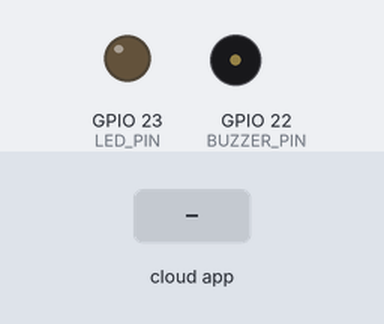
Bench run of a sketch on a simulated ESP32. Shown: output pins drawn as LEDs (lit = HIGH), buzzer (waves = sounding, pin HIGH). Inputs (shaded band) come from the test bench. The RemoteXY app is connected.

Above: at 1.2 s.
1.3 s: the phone or cloud app sets pushSwitch_01 to 1
At 1.9 s:
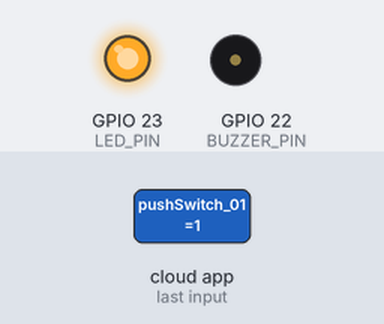
2.8 s: the phone or cloud app sets button_01 to 1
At 3.1 s:
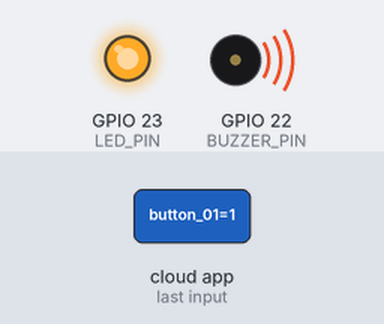
4.3 s: the phone or cloud app sets pushSwitch_01 to 0
At 5.4 s:
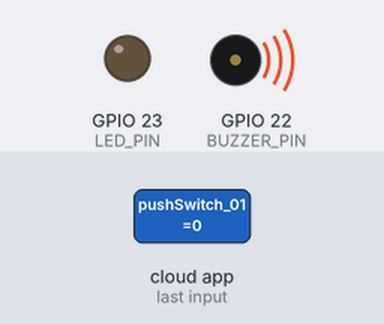
5.8 s: the phone or cloud app sets button_01 to 0
At 6.5 s:
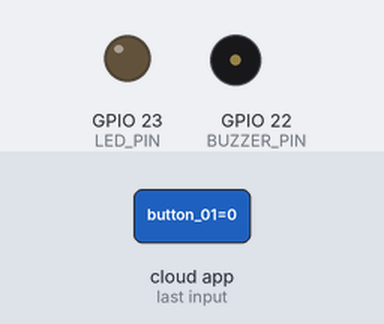
Timing chart, 0 to 8.3 s (numbered marks = the images above; inputs shaded):
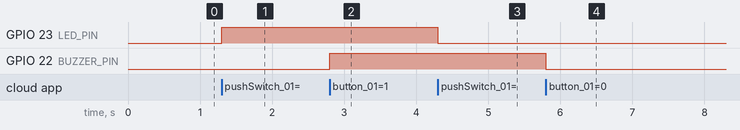

The sketch:

S2_Code_class5_PT6.ino
```cpp
// (licence header left out)
//////////////////////////////////////////////
//        RemoteXY include library          //
//////////////////////////////////////////////


// you can enable debug logging to Serial at 115200
//#define REMOTEXY__DEBUGLOG

// RemoteXY select connection mode and include library
#define REMOTEXY_MODE__ESP32CORE_BLE

#include <BLEDevice.h>

// RemoteXY connection settings
#define REMOTEXY_BLUETOOTH_NAME "nama_kamu"


#include <RemoteXY.h>

// RemoteXY GUI configuration
#pragma pack(push, 1)
uint8_t const PROGMEM RemoteXY_CONF_PROGMEM[] =   // 46 bytes V19
  { 255,2,0,0,0,39,0,19,0,0,0,0,31,1,106,200,1,1,2,0,
  10,22,62,24,24,48,4,26,31,79,78,0,31,79,70,70,0,1,60,62,
  24,24,0,2,31,0 };

// this structure defines all the variables and events of your control interface
struct {

    // input variables
  uint8_t pushSwitch_01; // =1 if state is ON, else =0, from 0 to 1
  uint8_t button_01; // =1 if button pressed, else =0, from 0 to 1

    // other variable
  uint8_t connect_flag;  // =1 if wire connected, else =0

} RemoteXY;
#pragma pack(pop)


/////////////////////////////////////////////
//           END RemoteXY include          //
/////////////////////////////////////////////

#define LED_PIN 23     // pin LED
#define BUZZER_PIN 22  // pin buzzer

void setup() {
  pinMode(LED_PIN, OUTPUT);
  digitalWrite(LED_PIN, LOW);

  pinMode(BUZZER_PIN, OUTPUT);
  digitalWrite(BUZZER_PIN, LOW);

  RemoteXY_Init();
}

void loop() {
  RemoteXY_Handler();

  // kontrol LED dengan pushSwitch_01
  if (RemoteXY.pushSwitch_01 == 1) {
    digitalWrite(LED_PIN, HIGH);  // LED ON
  } else {
    digitalWrite(LED_PIN, LOW);   // LED OFF
  }

  // kontrol buzzer dengan button_01
  if (RemoteXY.button_01 == 1) {
    digitalWrite(BUZZER_PIN, HIGH);  // buzzer ON
  } else {
    digitalWrite(BUZZER_PIN, LOW);   // buzzer OFF
  }
}
```

Measured:
- after the input at 1.3 s, GPIO 23 (LED_PIN): LOW → HIGH at once
- after the input at 2.8 s, GPIO 22 (BUZZER_PIN): LOW → HIGH at once
- after the input at 4.3 s, GPIO 23 (LED_PIN): HIGH → LOW at once
- after the input at 5.8 s, GPIO 22 (BUZZER_PIN): HIGH → LOW at once
